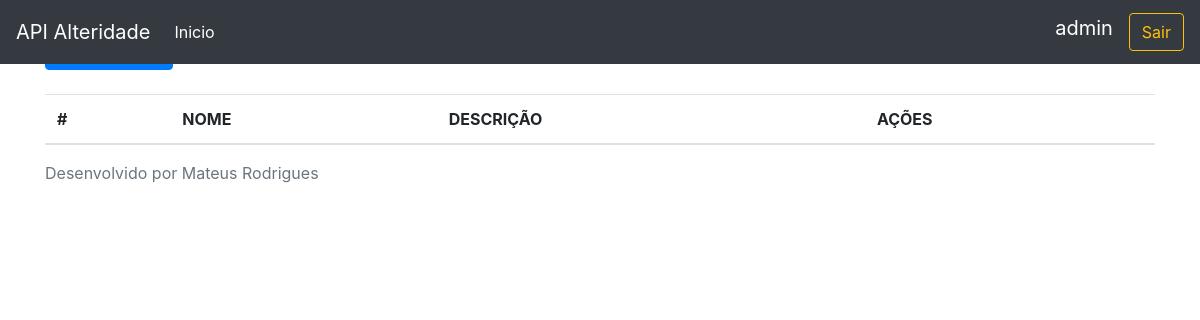
The app's page /servico/ (signed in), older data.
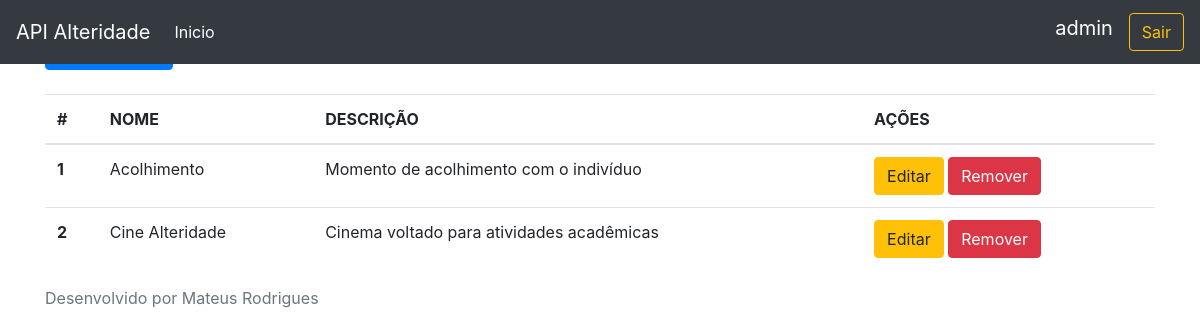
The same page, newer data.
### alteridade/models.py (models this page shows, shortened)
class Servico(models.Model):
    nome = models.CharField(max_length=120)
    descricao = models.CharField(max_length=120)
    categoria = models.ForeignKey(Categoria, on_delete=models.PROTECT, related_name='servico')

### alteridade/views.py (the view)
# urls.py: path('servico/',listaServico,name='lista_servico'),
@login_required
def listaServico(request):
    servicos= Servico.objects.all()
    return render(request,'listaServico.html',context={'servicos':servicos})

### alteridade/templates/listaServico.html
{% extends 'base.html' %}
{% block conteudo %}
<mat-card>
    <mat-card-header><h5 class="text-center">Lista de Serviços</h5></mat-card-header>
</mat-card>
<a class="btn btn-primary" role='button' href='/servico/add'>Novo Serviço</a>
    <br />
    <br />
    <table class="table">
        <thead>
            <tr>
                <th scope="col">#</th>
                <th scope="col">NOME</th>
                <th scope="col">DESCRIÇÃO</th>
                <th scope="col">AÇÕES</th>
            </tr>
        </thead>
        <tbody>
            {% for s in servicos %}
                <tr>
                    <th scope="row">{{ s.pk }}</th>
                    <td>{{ s.nome }}</td>
                    <td>{{ s.descricao }}</td>
                    <td>
                        <a href="/servico/editar/{{s.pk}}" class="btn btn-warning" >Editar</a>
                        <a href="/servico/excluir/{{s.pk}}" class="btn btn-danger" >Remover</a>
                    </td>
                </tr>
            {% endfor %}
        </tbody>
    </table>
{% endblock %}

Row changes from the older to the newer data that the page shows:
added Servico: pk "1", nome "Acolhimento", descricao "Momento de acolhimento com o indivíduo"
added Servico: pk "2", nome "Cine Alteridade", descricao "Cinema voltado para atividades acadêmicas"
